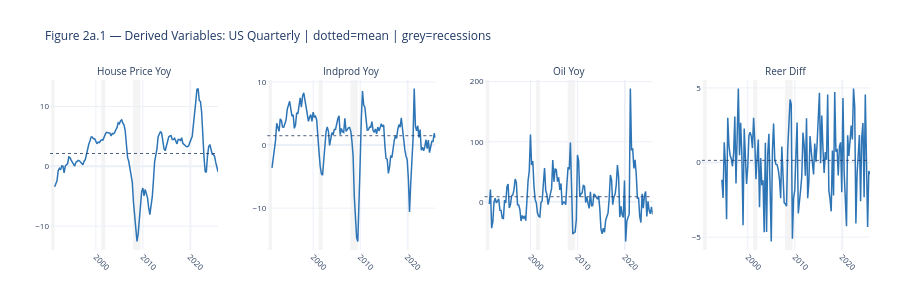

Notebook code for this chart:
### Code cell
DERIVED_USQ = [
    'us_house_price_yoy',
    'us_indprod_yoy',
    'us_oil_yoy',
    'us_reer_diff',
]

fig = make_subplots(
    rows=1, cols=4,
    subplot_titles=[v.replace('us_', '').replace('_', ' ').title()
                    for v in DERIVED_USQ],
    horizontal_spacing=0.06)

for i, var in enumerate(DERIVED_USQ):
    fig.add_trace(go.Scatter(
        x=df_model_usq.index, y=df_model_usq[var],
        mode='lines', line=dict(color=BLUE, width=1.5),
        showlegend=False), row=1, col=i+1)
    fig.add_hline(y=df_model_usq[var].mean(), line_dash='dot',
                  line_color=NAVY, line_width=0.8, row=1, col=i+1)
    for s, e, _ in RECESSIONS_USQ:
        fig.add_vrect(x0=s, x1=e, fillcolor='lightgrey', opacity=0.25,
                      layer='below', line_width=0, row=1, col=i+1)

fig.update_xaxes(tickangle=45, tickfont=dict(size=8), nticks=5)
fig.update_yaxes(tickfont=dict(size=8), nticks=5)
fig.update_annotations(font_size=10)
fig.update_layout(
    title=dict(
        text='Figure 2a.1 — Derived Variables: US Quarterly | dotted=mean | grey=recessions',
        font=dict(size=12, color=NAVY)),
    template=TEMPLATE,
    height=300,
    margin=dict(t=80, b=50, l=50, r=30))
fig.show()

### Figure 1 — Plotly figure (JSON) as saved in the notebook; plotly's stock layout.template omitted (floating-point values rounded to 4 significant figures; data arrays with more than 128 entries replaced by an {"elided": "..."} marker saying what was removed)
{"data": [{"line": {"color": "#2E75B6", "width": 1.5}, "mode": "lines", "showlegend": false, "type": "scatter", "x": {"elided": "144 str values"}, "xaxis": "x", "y": {"elided": "144 float values"}, "yaxis": "y"}, {"line": {"color": "#2E75B6", "width": 1.5}, "mode": "lines", "showlegend": false, "type": "scatter", "x": {"elided": "144 str values"}, "xaxis": "x2", "y": {"elided": "144 float values"}, "yaxis": "y2"}, {"line": {"color": "#2E75B6", "width": 1.5}, "mode": "lines", "showlegend": false, "type": "scatter", "x": {"elided": "144 str values"}, "xaxis": "x3", "y": {"elided": "144 float values"}, "yaxis": "y3"}, {"line": {"color": "#2E75B6", "width": 1.5}, "mode": "lines", "showlegend": false, "type": "scatter", "x": {"elided": "144 str values"}, "xaxis": "x4", "y": {"elided": "144 float values"}, "yaxis": "y4"}], "layout": {"annotations": [{"font": {"size": 10}, "showarrow": false, "text": "House Price Yoy", "x": 0.1025, "xanchor": "center", "xref": "paper", "y": 1, "yanchor": "bottom", "yref": "paper"}, {"font": {"size": 10}, "showarrow": false, "text": "Indprod Yoy", "x": 0.3675, "xanchor": "center", "xref": "paper", "y": 1, "yanchor": "bottom", "yref": "paper"}, {"font": {"size": 10}, "showarrow": false, "text": "Oil Yoy", "x": 0.6325, "xanchor": "center", "xref": "paper", "y": 1, "yanchor": "bottom", "yref": "paper"}, {"font": {"size": 10}, "showarrow": false, "text": "Reer Diff", "x": 0.8975, "xanchor": "center", "xref": "paper", "y": 1, "yanchor": "bottom", "yref": "paper"}], "height": 300, "margin": {"b": 50, "l": 50, "r": 30, "t": 80}, "shapes": [{"line": {"color": "#1F3864", "dash": "dot", "width": 0.8}, "type": "line", "x0": 0, "x1": 1, "xref": "x domain", "y0": 2.155, "y1": 2.155, "yref": "y"}, {"fillcolor": "lightgrey", "layer": "below", "line": {"width": 0}, "opacity": 0.25, "type": "rect", "x0": "1990-07-01", "x1": "1991-03-31", "xref": "x", "y0": 0, "y1": 1, "yref": "y domain"}, {"fillcolor": "lightgrey", "layer": "below", "line": {"width": 0}, "opacity": 0.25, "type": "rect", "x0": "2001-03-01", "x1": "2001-12-31", "xref": "x", "y0": 0, "y1": 1, "yref": "y domain"}, {"fillcolor": "lightgrey", "layer": "below", "line": {"width": 0}, "opacity": 0.25, "type": "rect", "x0": "2007-12-01", "x1": "2009-06-30", "xref": "x", "y0": 0, "y1": 1, "yref": "y domain"}, {"fillcolor": "lightgrey", "layer": "below", "line": {"width": 0}, "opacity": 0.25, "type": "rect", "x0": "2020-02-01", "x1": "2020-04-30", "xref": "x", "y0": 0, "y1": 1, "yref": "y domain"}, {"line": {"color": "#1F3864", "dash": "dot", "width": 0.8}, "type": "line", "x0": 0, "x1": 1, "xref": "x2 domain", "y0": 1.478, "y1": 1.478, "yref": "y2"}, {"fillcolor": "lightgrey", "layer": "below", "line": {"width": 0}, "opacity": 0.25, "type": "rect", "x0": "1990-07-01", "x1": "1991-03-31", "xref": "x2", "y0": 0, "y1": 1, "yref": "y2 domain"}, {"fillcolor": "lightgrey", "layer": "below", "line": {"width": 0}, "opacity": 0.25, "type": "rect", "x0": "2001-03-01", "x1": "2001-12-31", "xref": "x2", "y0": 0, "y1": 1, "yref": "y2 domain"}, {"fillcolor": "lightgrey", "layer": "below", "line": {"width": 0}, "opacity": 0.25, "type": "rect", "x0": "2007-12-01", "x1": "2009-06-30", "xref": "x2", "y0": 0, "y1": 1, "yref": "y2 domain"}, {"fillcolor": "lightgrey", "layer": "below", "line": {"width": 0}, "opacity": 0.25, "type": "rect", "x0": "2020-02-01", "x1": "2020-04-30", "xref": "x2", "y0": 0, "y1": 1, "yref": "y2 domain"}, {"line": {"color": "#1F3864", "dash": "dot", "width": 0.8}, "type": "line", "x0": 0, "x1": 1, "xref": "x3 domain", "y0": 8.552, "y1": 8.552, "yref": "y3"}, {"fillcolor": "lightgrey", "layer": "below", "line": {"width": 0}, "opacity": 0.25, "type": "rect", "x0": "1990-07-01", "x1": "1991-03-31", "xref": "x3", "y0": 0, "y1": 1, "yref": "y3 domain"}, {"fillcolor": "lightgrey", "layer": "below", "line": {"width": 0}, "opacity": 0.25, "type": "rect", "x0": "2001-03-01", "x1": "2001-12-31", "xref": "x3", "y0": 0, "y1": 1, "yref": "y3 domain"}, {"fillcolor": "lightgrey", "layer": "below", "line": {"width": 0}, "opacity": 0.25, "type": "rect", "x0": "2007-12-01", "x1": "2009-06-30", "xref": "x3", "y0": 0, "y1": 1, "yref": "y3 domain"}, {"fillcolor": "lightgrey", "layer": "below", "line": {"width": 0}, "opacity": 0.25, "type": "rect", "x0": "2020-02-01", "x1": "2020-04-30", "xref": "x3", "y0": 0, "y1": 1, "yref": "y3 domain"}, {"line": {"color": "#1F3864", "dash": "dot", "width": 0.8}, "type": "line", "x0": 0, "x1": 1, "xref": "x4 domain", "y0": 0.1453, "y1": 0.1453, "yref": "y4"}, {"fillcolor": "lightgrey", "layer": "below", "line": {"width": 0}, "opacity": 0.25, "type": "rect", "x0": "1990-07-01", "x1": "1991-03-31", "xref": "x4", "y0": 0, "y1": 1, "yref": "y4 domain"}, {"fillcolor": "lightgrey", "layer": "below", "line": {"width": 0}, "opacity": 0.25, "type": "rect", "x0": "2001-03-01", "x1": "2001-12-31", "xref": "x4", "y0": 0, "y1": 1, "yref": "y4 domain"}, {"fillcolor": "lightgrey", "layer": "below", "line": {"width": 0}, "opacity": 0.25, "type": "rect", "x0": "2007-12-01", "x1": "2009-06-30", "xref": "x4", "y0": 0, "y1": 1, "yref": "y4 domain"}, {"fillcolor": "lightgrey", "layer": "below", "line": {"width": 0}, "opacity": 0.25, "type": "rect", "x0": "2020-02-01", "x1": "2020-04-30", "xref": "x4", "y0": 0, "y1": 1, "yref": "y4 domain"}], "title": {"font": {"color": "#1F3864", "size": 12}, "text": "Figure 2a.1 — Derived Variables: US Quarterly | dotted=mean | grey=recessions"}, "xaxis": {"anchor": "y", "domain": [0, 0.205], "nticks": 5, "tickangle": 45, "tickfont": {"size": 8}}, "xaxis2": {"anchor": "y2", "domain": [0.265, 0.47], "nticks": 5, "tickangle": 45, "tickfont": {"size": 8}}, "xaxis3": {"anchor": "y3", "domain": [0.53, 0.735], "nticks": 5, "tickangle": 45, "tickfont": {"size": 8}}, "xaxis4": {"anchor": "y4", "domain": [0.795, 1], "nticks": 5, "tickangle": 45, "tickfont": {"size": 8}}, "yaxis": {"anchor": "x", "domain": [0, 1], "nticks": 5, "tickfont": {"size": 8}}, "yaxis2": {"anchor": "x2", "domain": [0, 1], "nticks": 5, "tickfont": {"size": 8}}, "yaxis3": {"anchor": "x3", "domain": [0, 1], "nticks": 5, "tickfont": {"size": 8}}, "yaxis4": {"anchor": "x4", "domain": [0, 1], "nticks": 5, "tickfont": {"size": 8}}}}
